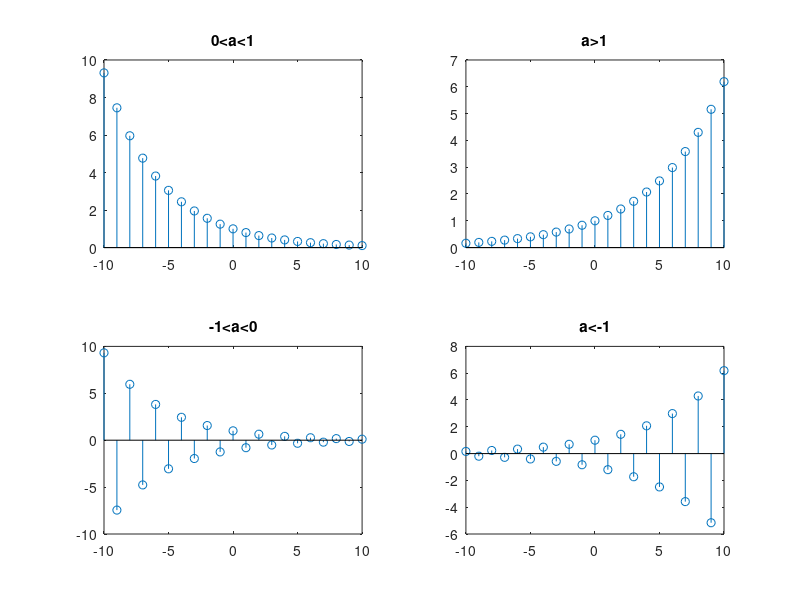

The MATLAB source for this figure:
%Generation_of_discrete_time_exponential_sequence_for_various_'a'
clc;close all;clear;
n=-10:1:10;
%0<a<1
a=0.8;
y1=a.^n;
subplot(221);stem(n,y1);
title('0<a<1');
%a>1
a=1.2;
y1=a.^n;
subplot(222);stem(n,y1);
title('a>1');
%-1<a<0
a=-0.8;
y1=a.^n;
subplot(223);stem(n,y1);
title('-1<a<0');
%a<-1
a=-1.2;
y1=a.^n;
subplot(224);stem(n,y1);
title('a<-1');
